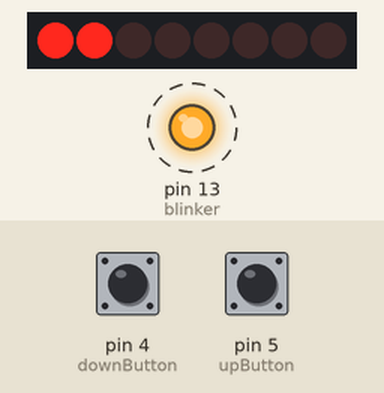
This sketch was run on a simulated Arduino Uno, built with avr-gcc and run on an emulated ATmega328P. Parts: 8 shift-register outputs drawn as a row of LEDs (first output left, lit = HIGH), output pins drawn as LEDs (lit = HIGH). Wiring (inferred from the names in the program): shift register (74HC595): data pin 8; shift clock pin 12; latch pin 11. Wiring (inferred from the signals the program sends): row of LEDs: on Q0, Q1, Q2, Q3, Q4, Q5, Q6, Q7. Dashed ring = blinking. Inputs (shaded band) come from the test bench; at power-on: pin 4 (downButton) LOW, pin 5 (upButton) LOW. Pins used as bus, display or sensor lines are not drawn.

Above: at 4.33 s.
4.5 s: pin 4 (downButton) pulled HIGH for 3.2 s
At 4.76 s:
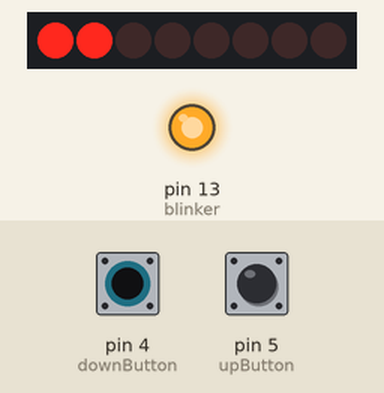
At 7.9 s:
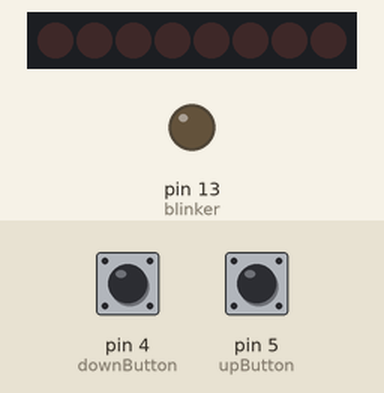
Timing chart, 0 to 15.2 s (numbered marks = the images above; inputs shaded):
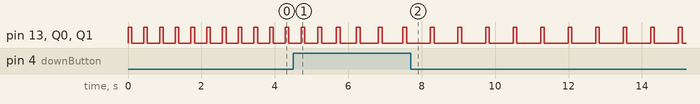

The sketch:

IRMetronome.ino
```cpp
/*
* Sends Data to the shift register based on
* a string of binary chars
* String is converted to decical and sent to
* register
*/

#include <IRremote.h>

// pin connected to ST_CP of 74HC595
const byte LATCH = 11;
// pin connected to SH_CP of 74HC595
const byte CLOCK = 12;
// pin connected to DS of 74HC595
const byte DATA = 8;

char on[] = "00000011";
char off[] = "00000000";

int blinker = 13;
int BPM = 140;
int upButton = 5;
int downButton = 4;
int upButtonState = 0;
int downButtonState = 0;

//IR Control
int RECEIVE_PIN = 10;
IRrecv irInput(RECEIVE_PIN);
decode_results results;

int irUpButton1 = 2128;
int irUpButton2 = 80;
int irDownButton1 = 2129;
int irDownButton2 = 81;


/*
* Initialisation Method
*/
void setup()
{
  Serial.begin(9600);
  //set pins to output so you can control the shift register
  pinMode(LATCH, OUTPUT);
  pinMode(CLOCK, OUTPUT);
  pinMode(DATA, OUTPUT);
  pinMode(blinker, OUTPUT);
  pinMode(upButton, INPUT);
  pinMode(downButton, INPUT);

  // the LEDs don't change while you're sending in bits
  digitalWrite(LATCH, LOW);
  // shift out the bits
  shiftOut(DATA, CLOCK, MSBFIRST, 0);
  //take the latch pin high so the LEDs will light up
  digitalWrite(LATCH, HIGH);

  irInput.enableIRIn(); // Start the receiver
}

/*
* Converts Binary to decimal
* @param binary as a char string
*/
int binaryToDecimal(char binary[])
{
  int sum=0;
  for(int i=0;i<strlen(binary);i++)
  {
    int n = binary[i] - '0';
    sum = (sum * 2) + n;
  }
  return sum;
}

/*
*Writes to the pins based on binary input
*@param binary input as char string
*/
void latchWrite(char binary[])
{
  digitalWrite(LATCH,LOW);
  shiftOut(DATA, CLOCK, MSBFIRST, binaryToDecimal(binary));
  digitalWrite(LATCH,HIGH);
}

//Calculate the BPM in milliseconds
//minus 100 milliseconds for beep length
double calcBPM(int inputBPM)
{
  double divide = (60.00/inputBPM);
  return ((divide*1000)-100);
}

// Metronome output
void bpmBeep(int BPM)
{
  latchWrite(on);
  digitalWrite(blinker, HIGH);
  delay(100);
  latchWrite(off);
  digitalWrite(blinker, LOW);
  delay(calcBPM(BPM));
}

/*
*Arduino Loop
*/
void loop()
{
  upButtonState = digitalRead(upButton);
  downButtonState = digitalRead(downButton);

  if (irInput.decode(&results)) {
        delay(50);

        if(results.value == irUpButton1 || results.value == irUpButton2)
        {
          BPM = BPM + 10;
        }
        else if (results.value == irDownButton1 || results.value == irDownButton2)
        {
          BPM = BPM - 10;
        }
        irInput.resume();// Receive the next value
    }

  // check if the pushbutton is pressed.
  if (upButtonState == HIGH) {
    // increase BPM by 10
    BPM = BPM + 10;
  }
  // check if the pushbutton is pressed.
  if(downButtonState == HIGH) {
    // decrease BPM by 10
    BPM = BPM - 10;
  }
  //Play metronome at set BPM
  bpmBeep(BPM);
}
```

Measured:
- by itself, pin 13 (blinker): repeats every 0.46 s: LOW 0.36 s, HIGH 0.10 s
